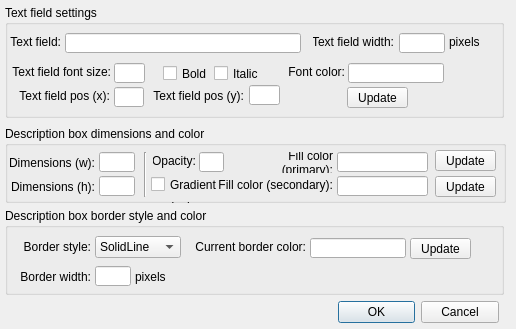
<?xml version="1.0" encoding="UTF-8"?>
<ui version="4.0">
 <class>Dialog</class>
 <widget class="QDialog" name="Dialog">
  <property name="windowModality">
   <enum>Qt::NonModal</enum>
  </property>
  <property name="geometry">
   <rect>
    <x>0</x>
    <y>0</y>
    <width>516</width>
    <height>329</height>
   </rect>
  </property>
  <property name="sizePolicy">
   <sizepolicy hsizetype="Fixed" vsizetype="Fixed">
    <horstretch>0</horstretch>
    <verstretch>0</verstretch>
   </sizepolicy>
  </property>
  <property name="font">
   <font>
    <family>Segoe UI</family>
   </font>
  </property>
  <property name="windowTitle">
   <string>Description box properties</string>
  </property>
  <property name="windowIcon">
   <iconset>
    <normaloff>Icon_SystemLabDesigner.bmp</normaloff>Icon_SystemLabDesigner.bmp</iconset>
  </property>
  <property name="modal">
   <bool>true</bool>
  </property>
  <widget class="QDialogButtonBox" name="buttonBox">
   <property name="geometry">
    <rect>
     <x>338</x>
     <y>296</y>
     <width>161</width>
     <height>32</height>
    </rect>
   </property>
   <property name="sizePolicy">
    <sizepolicy hsizetype="Fixed" vsizetype="Fixed">
     <horstretch>0</horstretch>
     <verstretch>0</verstretch>
    </sizepolicy>
   </property>
   <property name="contextMenuPolicy">
    <enum>Qt::NoContextMenu</enum>
   </property>
   <property name="orientation">
    <enum>Qt::Horizontal</enum>
   </property>
   <property name="standardButtons">
    <set>QDialogButtonBox::Cancel|QDialogButtonBox::Ok</set>
   </property>
  </widget>
  <widget class="QGroupBox" name="groupBox">
   <property name="geometry">
    <rect>
     <x>5</x>
     <y>5</y>
     <width>499</width>
     <height>113</height>
    </rect>
   </property>
   <property name="title">
    <string>Text field settings</string>
   </property>
   <widget class="QLineEdit" name="textWidth">
    <property name="geometry">
     <rect>
      <x>394</x>
      <y>28</y>
      <width>46</width>
      <height>20</height>
     </rect>
    </property>
   </widget>
   <widget class="QLabel" name="label_2">
    <property name="geometry">
     <rect>
      <x>-5</x>
      <y>26</y>
      <width>61</width>
      <height>21</height>
     </rect>
    </property>
    <property name="text">
     <string>Text field:</string>
    </property>
    <property name="alignment">
     <set>Qt::AlignRight|Qt::AlignTrailing|Qt::AlignVCenter</set>
    </property>
   </widget>
   <widget class="QLabel" name="label_7">
    <property name="geometry">
     <rect>
      <x>0</x>
      <y>56</y>
      <width>106</width>
      <height>21</height>
     </rect>
    </property>
    <property name="text">
     <string>Text field font size:</string>
    </property>
    <property name="alignment">
     <set>Qt::AlignRight|Qt::AlignTrailing|Qt::AlignVCenter</set>
    </property>
   </widget>
   <widget class="QLabel" name="label_15">
    <property name="geometry">
     <rect>
      <x>444</x>
      <y>26</y>
      <width>36</width>
      <height>21</height>
     </rect>
    </property>
    <property name="text">
     <string>pixels</string>
    </property>
    <property name="alignment">
     <set>Qt::AlignLeading|Qt::AlignLeft|Qt::AlignVCenter</set>
    </property>
    <property name="wordWrap">
     <bool>true</bool>
    </property>
    <property name="indent">
     <number>0</number>
    </property>
   </widget>
   <widget class="QLineEdit" name="textFontSize">
    <property name="geometry">
     <rect>
      <x>109</x>
      <y>58</y>
      <width>31</width>
      <height>20</height>
     </rect>
    </property>
   </widget>
   <widget class="QLabel" name="label_3">
    <property name="geometry">
     <rect>
      <x>308</x>
      <y>26</y>
      <width>81</width>
      <height>21</height>
     </rect>
    </property>
    <property name="text">
     <string>Text field width:</string>
    </property>
    <property name="alignment">
     <set>Qt::AlignRight|Qt::AlignTrailing|Qt::AlignVCenter</set>
    </property>
   </widget>
   <widget class="QLineEdit" name="textDesc">
    <property name="geometry">
     <rect>
      <x>60</x>
      <y>28</y>
      <width>236</width>
      <height>20</height>
     </rect>
    </property>
   </widget>
   <widget class="QCheckBox" name="checkBoxBold">
    <property name="geometry">
     <rect>
      <x>158</x>
      <y>58</y>
      <width>46</width>
      <height>21</height>
     </rect>
    </property>
    <property name="text">
     <string>Bold</string>
    </property>
   </widget>
   <widget class="QCheckBox" name="checkBoxItalic">
    <property name="geometry">
     <rect>
      <x>209</x>
      <y>58</y>
      <width>55</width>
      <height>21</height>
     </rect>
    </property>
    <property name="text">
     <string>Italic</string>
    </property>
   </widget>
   <widget class="QLabel" name="label_9">
    <property name="geometry">
     <rect>
      <x>14</x>
      <y>80</y>
      <width>91</width>
      <height>21</height>
     </rect>
    </property>
    <property name="text">
     <string>Text field pos (x):</string>
    </property>
    <property name="alignment">
     <set>Qt::AlignRight|Qt::AlignTrailing|Qt::AlignVCenter</set>
    </property>
   </widget>
   <widget class="QLineEdit" name="textPosX">
    <property name="geometry">
     <rect>
      <x>109</x>
      <y>82</y>
      <width>30</width>
      <height>20</height>
     </rect>
    </property>
   </widget>
   <widget class="QLineEdit" name="textPosY">
    <property name="geometry">
     <rect>
      <x>244</x>
      <y>80</y>
      <width>31</width>
      <height>20</height>
     </rect>
    </property>
   </widget>
   <widget class="QLabel" name="label_10">
    <property name="geometry">
     <rect>
      <x>148</x>
      <y>80</y>
      <width>91</width>
      <height>21</height>
     </rect>
    </property>
    <property name="text">
     <string>Text field pos (y):</string>
    </property>
    <property name="alignment">
     <set>Qt::AlignRight|Qt::AlignTrailing|Qt::AlignVCenter</set>
    </property>
   </widget>
   <widget class="QLabel" name="label_18">
    <property name="geometry">
     <rect>
      <x>279</x>
      <y>56</y>
      <width>61</width>
      <height>21</height>
     </rect>
    </property>
    <property name="text">
     <string>Font color:</string>
    </property>
    <property name="alignment">
     <set>Qt::AlignRight|Qt::AlignTrailing|Qt::AlignVCenter</set>
    </property>
    <property name="wordWrap">
     <bool>true</bool>
    </property>
    <property name="indent">
     <number>0</number>
    </property>
   </widget>
   <widget class="QLineEdit" name="fontColor">
    <property name="geometry">
     <rect>
      <x>343</x>
      <y>58</y>
      <width>96</width>
      <height>20</height>
     </rect>
    </property>
    <property name="autoFillBackground">
     <bool>false</bool>
    </property>
    <property name="readOnly">
     <bool>true</bool>
    </property>
   </widget>
   <widget class="QPushButton" name="colorFontButton">
    <property name="geometry">
     <rect>
      <x>342</x>
      <y>82</y>
      <width>61</width>
      <height>21</height>
     </rect>
    </property>
    <property name="text">
     <string>Update</string>
    </property>
   </widget>
  </widget>
  <widget class="QGroupBox" name="groupBox_2">
   <property name="geometry">
    <rect>
     <x>5</x>
     <y>126</y>
     <width>501</width>
     <height>77</height>
    </rect>
   </property>
   <property name="title">
    <string>Description box dimensions and color</string>
   </property>
   <widget class="QLineEdit" name="box_width">
    <property name="geometry">
     <rect>
      <x>94</x>
      <y>26</y>
      <width>36</width>
      <height>20</height>
     </rect>
    </property>
   </widget>
   <widget class="QLineEdit" name="box_height">
    <property name="geometry">
     <rect>
      <x>94</x>
      <y>50</y>
      <width>36</width>
      <height>20</height>
     </rect>
    </property>
   </widget>
   <widget class="QLabel" name="label_13">
    <property name="geometry">
     <rect>
      <x>4</x>
      <y>50</y>
      <width>86</width>
      <height>21</height>
     </rect>
    </property>
    <property name="text">
     <string>Dimensions (h):</string>
    </property>
    <property name="alignment">
     <set>Qt::AlignRight|Qt::AlignTrailing|Qt::AlignVCenter</set>
    </property>
    <property name="wordWrap">
     <bool>true</bool>
    </property>
    <property name="indent">
     <number>0</number>
    </property>
   </widget>
   <widget class="QLabel" name="label_14">
    <property name="geometry">
     <rect>
      <x>4</x>
      <y>26</y>
      <width>86</width>
      <height>21</height>
     </rect>
    </property>
    <property name="text">
     <string>Dimensions (w):</string>
    </property>
    <property name="alignment">
     <set>Qt::AlignRight|Qt::AlignTrailing|Qt::AlignVCenter</set>
    </property>
    <property name="wordWrap">
     <bool>true</bool>
    </property>
    <property name="indent">
     <number>0</number>
    </property>
   </widget>
   <widget class="QPushButton" name="colorFillButton">
    <property name="geometry">
     <rect>
      <x>430</x>
      <y>24</y>
      <width>61</width>
      <height>21</height>
     </rect>
    </property>
    <property name="text">
     <string>Update</string>
    </property>
   </widget>
   <widget class="QLabel" name="label_16">
    <property name="geometry">
     <rect>
      <x>230</x>
      <y>26</y>
      <width>98</width>
      <height>21</height>
     </rect>
    </property>
    <property name="text">
     <string>Fill color (primary):</string>
    </property>
    <property name="alignment">
     <set>Qt::AlignRight|Qt::AlignTrailing|Qt::AlignVCenter</set>
    </property>
    <property name="wordWrap">
     <bool>true</bool>
    </property>
    <property name="indent">
     <number>0</number>
    </property>
   </widget>
   <widget class="QLineEdit" name="fillColor">
    <property name="geometry">
     <rect>
      <x>332</x>
      <y>26</y>
      <width>91</width>
      <height>20</height>
     </rect>
    </property>
    <property name="autoFillBackground">
     <bool>false</bool>
    </property>
    <property name="readOnly">
     <bool>true</bool>
    </property>
   </widget>
   <widget class="QLabel" name="label_17">
    <property name="geometry">
     <rect>
      <x>160</x>
      <y>70</y>
      <width>36</width>
      <height>21</height>
     </rect>
    </property>
    <property name="text">
     <string>pixels</string>
    </property>
    <property name="alignment">
     <set>Qt::AlignLeading|Qt::AlignLeft|Qt::AlignVCenter</set>
    </property>
    <property name="wordWrap">
     <bool>true</bool>
    </property>
    <property name="indent">
     <number>0</number>
    </property>
   </widget>
   <widget class="QCheckBox" name="checkBoxGradient">
    <property name="geometry">
     <rect>
      <x>146</x>
      <y>48</y>
      <width>71</width>
      <height>21</height>
     </rect>
    </property>
    <property name="text">
     <string>Gradient</string>
    </property>
   </widget>
   <widget class="QLineEdit" name="fillColor2">
    <property name="geometry">
     <rect>
      <x>332</x>
      <y>50</y>
      <width>91</width>
      <height>20</height>
     </rect>
    </property>
    <property name="autoFillBackground">
     <bool>false</bool>
    </property>
    <property name="readOnly">
     <bool>true</bool>
    </property>
   </widget>
   <widget class="QPushButton" name="colorFillButton2">
    <property name="geometry">
     <rect>
      <x>430</x>
      <y>50</y>
      <width>61</width>
      <height>21</height>
     </rect>
    </property>
    <property name="text">
     <string>Update</string>
    </property>
   </widget>
   <widget class="QLabel" name="label_20">
    <property name="geometry">
     <rect>
      <x>210</x>
      <y>48</y>
      <width>118</width>
      <height>21</height>
     </rect>
    </property>
    <property name="text">
     <string>Fill color (secondary):</string>
    </property>
    <property name="alignment">
     <set>Qt::AlignRight|Qt::AlignTrailing|Qt::AlignVCenter</set>
    </property>
    <property name="wordWrap">
     <bool>true</bool>
    </property>
    <property name="indent">
     <number>0</number>
    </property>
   </widget>
   <widget class="Line" name="line">
    <property name="geometry">
     <rect>
      <x>135</x>
      <y>26</y>
      <width>10</width>
      <height>45</height>
     </rect>
    </property>
    <property name="orientation">
     <enum>Qt::Vertical</enum>
    </property>
   </widget>
   <widget class="QLineEdit" name="opacity">
    <property name="geometry">
     <rect>
      <x>194</x>
      <y>26</y>
      <width>25</width>
      <height>20</height>
     </rect>
    </property>
   </widget>
   <widget class="QLabel" name="label_21">
    <property name="geometry">
     <rect>
      <x>148</x>
      <y>24</y>
      <width>43</width>
      <height>21</height>
     </rect>
    </property>
    <property name="text">
     <string>Opacity:</string>
    </property>
    <property name="alignment">
     <set>Qt::AlignRight|Qt::AlignTrailing|Qt::AlignVCenter</set>
    </property>
    <property name="wordWrap">
     <bool>true</bool>
    </property>
    <property name="indent">
     <number>0</number>
    </property>
   </widget>
  </widget>
  <widget class="QGroupBox" name="groupBox_3">
   <property name="geometry">
    <rect>
     <x>5</x>
     <y>208</y>
     <width>499</width>
     <height>87</height>
    </rect>
   </property>
   <property name="title">
    <string>Description box border style and color</string>
   </property>
   <widget class="QLabel" name="label_22">
    <property name="geometry">
     <rect>
      <x>15</x>
      <y>28</y>
      <width>71</width>
      <height>21</height>
     </rect>
    </property>
    <property name="text">
     <string>Border style:</string>
    </property>
    <property name="alignment">
     <set>Qt::AlignRight|Qt::AlignTrailing|Qt::AlignVCenter</set>
    </property>
    <property name="wordWrap">
     <bool>true</bool>
    </property>
    <property name="indent">
     <number>0</number>
    </property>
   </widget>
   <widget class="QLabel" name="label_24">
    <property name="geometry">
     <rect>
      <x>190</x>
      <y>28</y>
      <width>111</width>
      <height>21</height>
     </rect>
    </property>
    <property name="layoutDirection">
     <enum>Qt::RightToLeft</enum>
    </property>
    <property name="text">
     <string>Current border color:</string>
    </property>
    <property name="alignment">
     <set>Qt::AlignRight|Qt::AlignTrailing|Qt::AlignVCenter</set>
    </property>
    <property name="wordWrap">
     <bool>true</bool>
    </property>
    <property name="indent">
     <number>0</number>
    </property>
   </widget>
   <widget class="QLineEdit" name="borderColor">
    <property name="geometry">
     <rect>
      <x>305</x>
      <y>30</y>
      <width>96</width>
      <height>20</height>
     </rect>
    </property>
    <property name="readOnly">
     <bool>true</bool>
    </property>
   </widget>
   <widget class="QPushButton" name="colorBorderButton">
    <property name="geometry">
     <rect>
      <x>405</x>
      <y>30</y>
      <width>61</width>
      <height>21</height>
     </rect>
    </property>
    <property name="text">
     <string>Update</string>
    </property>
   </widget>
   <widget class="QComboBox" name="comboBoxBorder">
    <property name="geometry">
     <rect>
      <x>90</x>
      <y>28</y>
      <width>86</width>
      <height>22</height>
     </rect>
    </property>
    <item>
     <property name="text">
      <string>SolidLine</string>
     </property>
    </item>
    <item>
     <property name="text">
      <string>DashLine</string>
     </property>
    </item>
    <item>
     <property name="text">
      <string>DotLine</string>
     </property>
    </item>
    <item>
     <property name="text">
      <string>No border</string>
     </property>
    </item>
   </widget>
   <widget class="QLabel" name="label_23">
    <property name="geometry">
     <rect>
      <x>15</x>
      <y>58</y>
      <width>71</width>
      <height>21</height>
     </rect>
    </property>
    <property name="text">
     <string>Border width:</string>
    </property>
    <property name="alignment">
     <set>Qt::AlignRight|Qt::AlignTrailing|Qt::AlignVCenter</set>
    </property>
    <property name="wordWrap">
     <bool>true</bool>
    </property>
    <property name="indent">
     <number>0</number>
    </property>
   </widget>
   <widget class="QLineEdit" name="borderWidth">
    <property name="geometry">
     <rect>
      <x>90</x>
      <y>58</y>
      <width>36</width>
      <height>20</height>
     </rect>
    </property>
   </widget>
   <widget class="QLabel" name="label_19">
    <property name="geometry">
     <rect>
      <x>130</x>
      <y>58</y>
      <width>36</width>
      <height>21</height>
     </rect>
    </property>
    <property name="text">
     <string>pixels</string>
    </property>
    <property name="alignment">
     <set>Qt::AlignLeading|Qt::AlignLeft|Qt::AlignVCenter</set>
    </property>
    <property name="wordWrap">
     <bool>true</bool>
    </property>
    <property name="indent">
     <number>0</number>
    </property>
   </widget>
  </widget>
 </widget>
 <resources/>
 <connections>
  <connection>
   <sender>buttonBox</sender>
   <signal>accepted()</signal>
   <receiver>Dialog</receiver>
   <slot>accept()</slot>
   <hints>
    <hint type="sourcelabel">
     <x>248</x>
     <y>254</y>
    </hint>
    <hint type="destinationlabel">
     <x>157</x>
     <y>274</y>
    </hint>
   </hints>
  </connection>
  <connection>
   <sender>buttonBox</sender>
   <signal>rejected()</signal>
   <receiver>Dialog</receiver>
   <slot>reject()</slot>
   <hints>
    <hint type="sourcelabel">
     <x>316</x>
     <y>260</y>
    </hint>
    <hint type="destinationlabel">
     <x>286</x>
     <y>274</y>
    </hint>
   </hints>
  </connection>
 </connections>
</ui>
